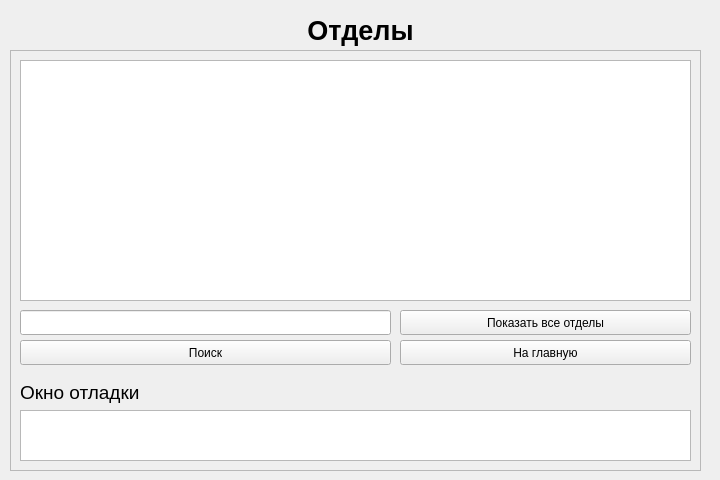
<?xml version="1.0" encoding="UTF-8"?>
<ui version="4.0">
 <class>comandU</class>
 <widget class="QWidget" name="comandU">
  <property name="geometry">
   <rect>
    <x>0</x>
    <y>0</y>
    <width>720</width>
    <height>480</height>
   </rect>
  </property>
  <property name="windowTitle">
   <string>Form</string>
  </property>
  <widget class="QFrame" name="frame">
   <property name="geometry">
    <rect>
     <x>10</x>
     <y>50</y>
     <width>691</width>
     <height>421</height>
    </rect>
   </property>
   <property name="frameShape">
    <enum>QFrame::StyledPanel</enum>
   </property>
   <property name="frameShadow">
    <enum>QFrame::Raised</enum>
   </property>
   <widget class="QTableWidget" name="twComandU">
    <property name="geometry">
     <rect>
      <x>10</x>
      <y>10</y>
      <width>671</width>
      <height>241</height>
     </rect>
    </property>
   </widget>
   <widget class="QTextEdit" name="teComandU">
    <property name="geometry">
     <rect>
      <x>10</x>
      <y>360</y>
      <width>671</width>
      <height>51</height>
     </rect>
    </property>
   </widget>
   <widget class="QLineEdit" name="leComandNameSearch">
    <property name="geometry">
     <rect>
      <x>10</x>
      <y>260</y>
      <width>371</width>
      <height>25</height>
     </rect>
    </property>
    <property name="inputMask">
     <string extracomment="Введите ФИО Ученика для поиска"/>
    </property>
   </widget>
   <widget class="QPushButton" name="btnSearch">
    <property name="geometry">
     <rect>
      <x>10</x>
      <y>290</y>
      <width>371</width>
      <height>25</height>
     </rect>
    </property>
    <property name="text">
     <string>Поиск</string>
    </property>
   </widget>
   <widget class="QPushButton" name="btnBack">
    <property name="geometry">
     <rect>
      <x>390</x>
      <y>290</y>
      <width>291</width>
      <height>25</height>
     </rect>
    </property>
    <property name="text">
     <string>На главную</string>
    </property>
   </widget>
   <widget class="QLabel" name="label_2">
    <property name="geometry">
     <rect>
      <x>10</x>
      <y>330</y>
      <width>291</width>
      <height>25</height>
     </rect>
    </property>
    <property name="font">
     <font>
      <pointsize>14</pointsize>
     </font>
    </property>
    <property name="text">
     <string>Окно отладки</string>
    </property>
   </widget>
   <widget class="QPushButton" name="btnSelectAll">
    <property name="geometry">
     <rect>
      <x>390</x>
      <y>260</y>
      <width>291</width>
      <height>25</height>
     </rect>
    </property>
    <property name="text">
     <string>Показать все отделы</string>
    </property>
   </widget>
  </widget>
  <widget class="QLabel" name="label_5">
   <property name="geometry">
    <rect>
     <x>10</x>
     <y>10</y>
     <width>701</width>
     <height>41</height>
    </rect>
   </property>
   <property name="font">
    <font>
     <pointsize>20</pointsize>
     <weight>75</weight>
     <bold>true</bold>
    </font>
   </property>
   <property name="layoutDirection">
    <enum>Qt::LeftToRight</enum>
   </property>
   <property name="text">
    <string>Отделы</string>
   </property>
   <property name="alignment">
    <set>Qt::AlignCenter</set>
   </property>
  </widget>
 </widget>
 <resources/>
 <connections/>
</ui>
